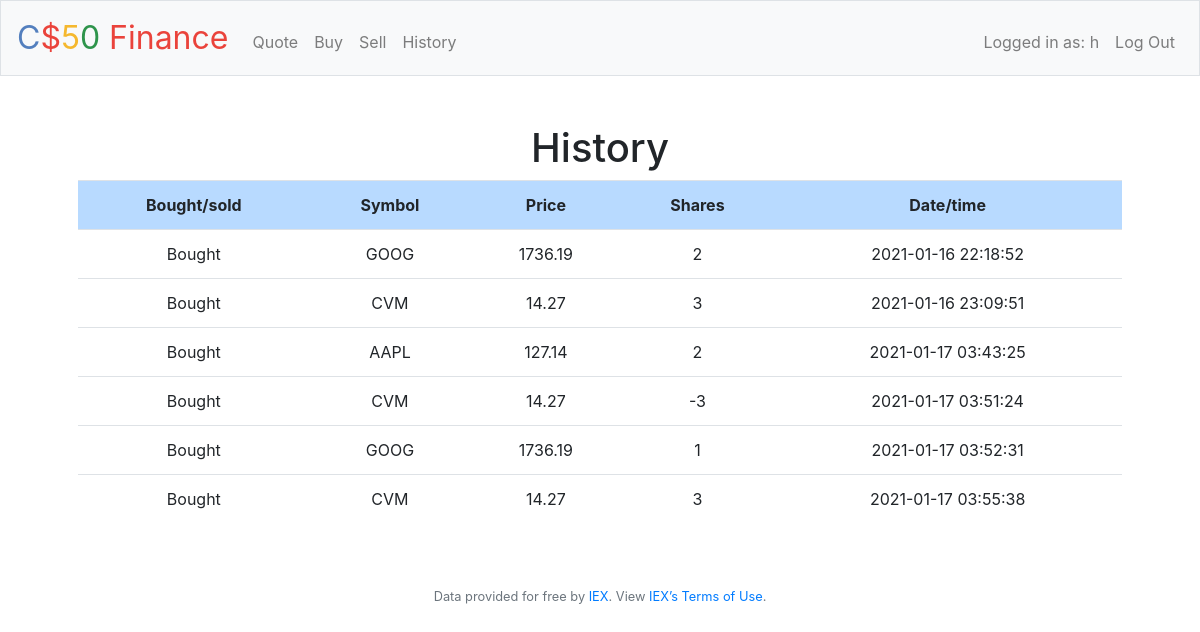
Page /history (signed in) on the committed database.
### tables this page shows
CREATE TABLE "history" ('transactionid' integer PRIMARY KEY AUTOINCREMENT NOT NULL, 'userid' integer NOT NULL, 'symbol' varchar(6) NOT NULL, 'buysell' varchar(4) NOT NULL, 'shares' integer NOT NULL, 'price' real NOT NULL, 'timestamp' timestamp NOT NULL DEFAULT CURRENT_TIMESTAMP);

### app.py (the view)
@app.route("/history")
@login_required
def history():
    userid = session["user_id"]
    rows = db.execute("SELECT * FROM history WHERE userid = :userid", userid=userid)
    if not rows:
        return apology("Buy something first!")
    return render_template("history.html", rows=rows)

### app.py (called while the page is built)
@app.after_request
def after_request(response):
    response.headers["Cache-Control"] = "no-cache, no-store, must-revalidate"
    response.headers["Expires"] = 0
    response.headers["Pragma"] = "no-cache"
    return response

### helpers.py (called while the page is built)
def login_required(f):
    @wraps(f)
    def decorated_function(*args, **kwargs):
        if session.get("user_id") is None:
            return redirect("/login")
        return f(*args, **kwargs)
    return decorated_function

### templates/history.html (shortened to what this page needs)
{% extends "layout.html" %}
{% block main %}
    <h1>History</h1>
    <table class="table">
        <tr class="table-primary">
            <th>Bought/sold</th>
            <th>Symbol</th>
            <th>Price</th>
            <th>Shares</th>
            <th>Date/time</th>
        </tr>
        {% for row in rows %}
            <tr>
                <td>{{ row["buysell"] }}</td>
                <td>{{ row["symbol"] }}</td>
                <td>{{ row["price"] }}</td>
                <td>{{ row["shares"] }}</td>
                <td>{{ row["timestamp"] }}</td>
            </tr>
        {% endfor %}
    </table>
{% endblock %}

### templates/layout.html (shortened to what this page needs)
<!DOCTYPE html>
<html lang="en">
    <head>
        <link href="https://maxcdn.bootstrapcdn.com/bootstrap/4.1.3/css/bootstrap.min.css" rel="stylesheet">
        <link href="/static/styles.css" rel="stylesheet">
    </head>
    <body>
        <nav class="navbar navbar-expand-md navbar-light bg-light border">
            <a class="navbar-brand" href="/"><span class="blue">C</span><span class="red">$</span><span class="yellow">5</span><span class="green">0</span> <span class="red">Finance</span></a>
            <div class="collapse navbar-collapse" id="navbar">
                {% if session.user_id %}
                    <ul class="navbar-nav mr-auto mt-2">
                        <li class="nav-item"><a class="nav-link" href="/quote">Quote</a></li>
                        <li class="nav-item"><a class="nav-link" href="/buy">Buy</a></li>
                        <li class="nav-item"><a class="nav-link" href="/sell">Sell</a></li>
                        <li class="nav-item"><a class="nav-link" href="/history">History</a></li>
                    </ul>
                    <ul class="navbar-nav ml-auto mt-2">
                        <li class="nav-link">Logged in as: {{ session.username }}</li>
                        <li class="nav-item"><a class="nav-link" href="/logout">Log Out</a></li>
                    </ul>
                {% else %}
                    <ul class="navbar-nav ml-auto mt-2">
                        <li class="nav-item"><a class="nav-link" href="/register">Register</a></li>
                        <li class="nav-item"><a class="nav-link" href="/login">Log In</a></li>
                    </ul>
                {% endif %}
            </div>
        </nav>
        <main class="container p-5">
            {% block main %}{% endblock %}
        </main>
        <footer class="small text-center text-muted">
            Data provided for free by <a href="https://iextrading.com/developer">IEX</a>. View <a href="https://iextrading.com/api-exhibit-a/">IEX’s Terms of Use</a>.
        </footer>
    </body>
</html>

### static/styles.css (style rules this page uses)
nav .navbar-brand { font-size: xx-large; }
nav .navbar-brand .blue { color: #537fbe; }
nav .navbar-brand .red { color: #ea433b; }
nav .navbar-brand .yellow { color: #f5b82e; }
nav .navbar-brand .green { color: #2e944b; }
main { overflow-x: auto; text-align: center; }

### rows in the picture
history: buysell "Bought", symbol "GOOG", price "1736.19", shares "2", timestamp "2021-01-16 22:18:52"
history: buysell "Bought", symbol "CVM", price "14.27", shares "3", timestamp "2021-01-16 23:09:51"
history: buysell "Bought", symbol "AAPL", price "127.14", shares "2", timestamp "2021-01-17 03:43:25"
history: buysell "Bought", symbol "CVM", price "14.27", shares "-3", timestamp "2021-01-17 03:51:24"
history: buysell "Bought", symbol "GOOG", price "1736.19", shares "1", timestamp "2021-01-17 03:52:31"
history: buysell "Bought", symbol "CVM", price "14.27", shares "3", timestamp "2021-01-17 03:55:38"

### other values in the picture
{{ session.username }} "h"
